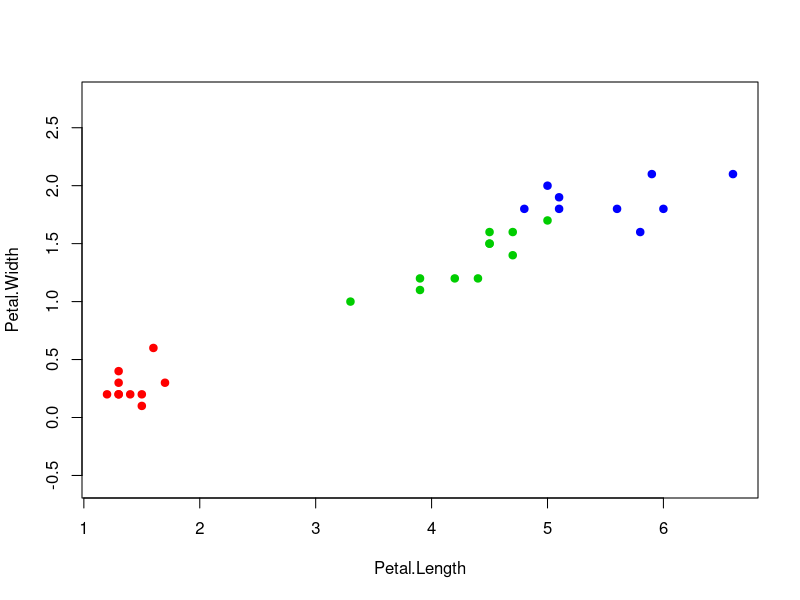
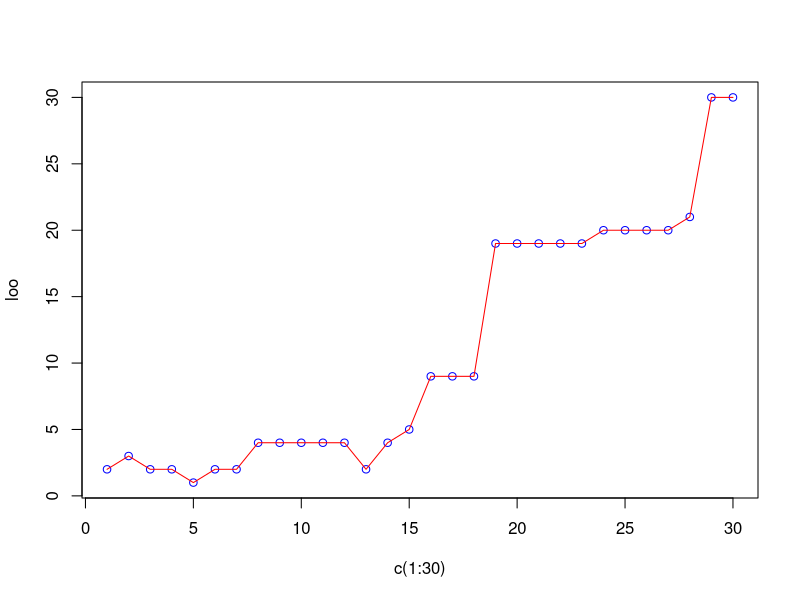

The R script that drew these images, in order:
euclideanDistance <- function(u, v){
  sqrt(sum((u - v)^2))
}

##  Сортируем объекты согласно расстояния до объекта z
sortObjectsByDist <- function(xl, z, metricFunction = euclideanDistance){
  l <- dim(xl)[1]
  n <- dim(xl)[2] - 1
  ##  Создаём матрицу расстояний
  distances <- matrix(NA, l, 2)
  for (i in 1:l)
  {
    distances[i, ] <- c(i, metricFunction(xl[i, 1:n], z))
  }
  ##  Сортируем
  orderedXl <- xl[order(distances[, 2]), ]
  return (orderedXl);
}
##  Применяем метод kNN
kNN <- function(xl, z, k){
  ##  Сортируем выборку согласно классифицируемого объекта
  orderedXl <- sortObjectsByDist(xl, z)
  n <- dim(orderedXl)[2] - 1
  ##  Получаем классы первых k соседей
  classes <- orderedXl[1:k, n + 1]
  ##  Составляем таблицу встречаемости каждого класса
  counts <- table(classes)
  ##  Находим класс, который доминирует среди первых k соседей
  class <- names(which.max(counts))
  return (class)
}

## создаем уменьшенную выборку
iris30 = iris[sample(c(1:150), 30, replace=FALSE),]

##  Рисуем выборку
colors <- c("setosa" = "red", "versicolor" = "green3",
            "virginica" = "blue")
plot(iris30[, 3:4], pch = 21, bg = colors[iris30$Species], col
     = colors[iris30$Species], asp = 1)

##  Классификация одного заданного объекта
z <- c(2.7, 1)
xl <- iris30[, 3:5]
class <- kNN(xl, z, k=6)
# points(z[1], z[2], pch = 22, bg = colors[class], asp = 1)

loo <- c()

for (k in c(1:30)){
  count = 0
  for (i in c(1:30)){
    xl = iris30[-i,3:5]
    class <- kNN(xl, iris30[i,3:4], k=k)
    if(iris30[i,5] != class){
      count <- count + 1
    }
  }
  loo <- c(loo, count)
}


print(loo)
#plot(c(1:30), loo, 'l', col='red')
plot(c(1:30), loo, 'p', col='blue')
lines(c(1:30), loo, type="l", pch=22, lty=1, col="red")
